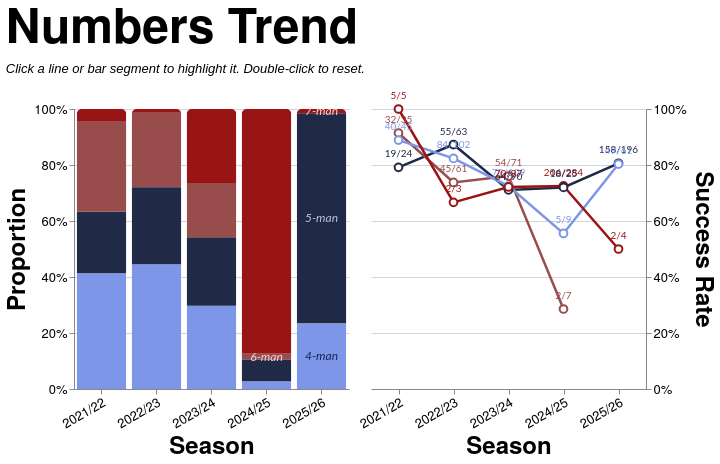

Write the Vega-Lite specification saved for this chart.
### Vega-Lite specification from a JSON file in a GitHub repository (floating-point values rounded to 4 significant figures; data arrays with more than 128 entries replaced by an {"elided": "..."} marker saying what was removed)
{"config": {"axis": {"labelFont": "PT Sans Narrow, Helvetica Neue, Helvetica, Arial, sans-serif", "titleFont": "PT Sans Narrow, Helvetica Neue, Helvetica, Arial, sans-serif", "labelFontSize": 13, "titleFontSize": 24, "gridColor": "#202947", "gridOpacity": 0.2, "zindex": 1}, "text": {"font": "Lato, sans-serif"}, "bar": {"cornerRadiusEnd": 5}, "header": {"labelFont": "PT Sans Narrow, Helvetica Neue, Helvetica, Arial, sans-serif", "titleFont": "PT Sans Narrow, Helvetica Neue, Helvetica, Arial, sans-serif", "labelFontSize": 24, "titleFontSize": 28, "labelFontWeight": "bold", "orient": "left"}, "legend": {"labelFont": "PT Sans Narrow, Helvetica Neue, Helvetica, Arial, sans-serif", "titleFont": "PT Sans Narrow, Helvetica Neue, Helvetica, Arial, sans-serif", "labelFontSize": 14, "titleFontSize": 16, "titlePadding": 5, "fillColor": "white", "strokeColor": "black", "padding": 10, "titleFontWeight": "lighter", "titleFontStyle": "italic", "titleColor": "gray", "offset": 10}, "title": {"font": "PT Sans Narrow, Helvetica Neue, Helvetica, Arial, sans-serif", "fontSize": 48, "fontWeight": "bold", "anchor": "start", "align": "center", "titlePadding": 20, "subtitlePadding": 10, "subtitleFontSize": 13, "subtitleColor": "", "subtitleFontStyle": "italic", "offset": 15, "color": "black"}, "axisX": {"labelAngle": 0}, "facet": {"title": null, "header": null, "align": {"row": "each", "column": "each"}, "spacing": 10}, "resolve": {"scale": {"y": "independent", "facet": "independent"}}, "background": "transparent", "scale": {"offsetBandPaddingOuter": 0.2, "offsetBandPaddingInner": 0.1}, "view": {"stroke": null, "background": "transparent"}}, "hconcat": [{"layer": [{"mark": {"type": "bar", "opacity": 0.85}, "encoding": {"color": {"field": "numbers", "legend": null, "scale": {"domain": ["4", "5", "6", "7"], "range": ["#7d96e8", "#202946", "#994C4C", "#991515"]}, "sort": ["4", "5", "6", "7"], "type": "nominal"}, "opacity": {"condition": {"param": "param_10", "value": 1.0, "empty": true}, "value": 0.2}, "order": {"field": "stack_order", "sort": "ascending", "type": "quantitative"}, "stroke": {"value": "transparent"}, "tooltip": [{"field": "season", "title": "Season", "type": "nominal"}, {"field": "numbers_display", "title": "Numbers", "type": "nominal"}, {"field": "attempts", "format": ",.0f", "title": "Attempts", "type": "quantitative"}, {"field": "won", "format": ",.0f", "title": "Won", "type": "quantitative"}, {"field": "success_rate", "format": ".1%", "title": "Success Rate", "type": "quantitative"}], "x": {"axis": {"labelAngle": -30}, "field": "season", "sort": ["2021/22", "2022/23", "2023/24", "2024/25", "2025/26"], "title": "Season", "type": "nominal"}, "y": {"axis": {"format": "%", "orient": "left"}, "field": "attempts", "stack": "normalize", "title": "Proportion", "type": "quantitative"}}, "name": "view_7", "transform": [{"filter": "(loSquad == 'All' || datum.squad == loSquad) && (loGameType == 'All' || (loGameType == 'League + Cup' && (datum.game_type == 'League' || datum.game_type == 'Cup')) || (loGameType == 'League only' && datum.game_type == 'League') || datum.game_type == loGameType) && (loThrower == 'All' || datum.thrower == loThrower) && (loJumper == 'All' || datum.jumper == loJumper) && (loArea == 'All' || datum.area == loArea)"}, {"aggregate": [{"op": "count", "as": "attempts"}, {"op": "sum", "field": "won", "as": "won"}], "groupby": ["season", "numbers"]}, {"calculate": "datum.won / datum.attempts", "as": "success_rate"}, {"calculate": "datum.won + '/' + datum.attempts", "as": "won_attempts_label"}, {"calculate": "datum.numbers + '-man'", "as": "numbers_display"}, {"calculate": "datum.numbers == '4' ? 0 : datum.numbers == '5' ? 1 : datum.numbers == '6' ? 2 : datum.numbers == '7' ? 3 : 999", "as": "stack_order"}]}, {"mark": {"type": "text", "align": "center", "baseline": "middle", "fontSize": 12, "fontStyle": "italic"}, "encoding": {"color": {"field": "text_label_color", "legend": null, "scale": null, "type": "nominal"}, "opacity": {"condition": {"param": "param_10", "value": 0.9, "empty": true}, "value": 0.3}, "text": {"field": "numbers_display", "type": "nominal"}, "x": {"axis": {"labelAngle": -30}, "field": "season", "sort": ["2021/22", "2022/23", "2023/24", "2024/25", "2025/26"], "title": "Season", "type": "nominal"}, "y": {"field": "mid_y", "scale": {"domain": [0, 1]}, "type": "quantitative"}}, "transform": [{"filter": "(loSquad == 'All' || datum.squad == loSquad) && (loGameType == 'All' || (loGameType == 'League + Cup' && (datum.game_type == 'League' || datum.game_type == 'Cup')) || (loGameType == 'League only' && datum.game_type == 'League') || datum.game_type == loGameType) && (loThrower == 'All' || datum.thrower == loThrower) && (loJumper == 'All' || datum.jumper == loJumper) && (loArea == 'All' || datum.area == loArea)"}, {"aggregate": [{"op": "count", "as": "attempts"}, {"op": "sum", "field": "won", "as": "won"}], "groupby": ["season", "numbers"]}, {"calculate": "datum.won / datum.attempts", "as": "success_rate"}, {"calculate": "datum.won + '/' + datum.attempts", "as": "won_attempts_label"}, {"calculate": "datum.numbers + '-man'", "as": "numbers_display"}, {"calculate": "datum.numbers == '4' ? 0 : datum.numbers == '5' ? 1 : datum.numbers == '6' ? 2 : datum.numbers == '7' ? 3 : 999", "as": "stack_order"}, {"joinaggregate": [{"op": "sum", "field": "attempts", "as": "season_total"}], "groupby": ["season"]}, {"calculate": "datum.attempts / datum.season_total", "as": "proportion"}, {"window": [{"op": "sum", "field": "proportion", "as": "cum_prop"}], "frame": [null, 0], "groupby": ["season"], "sort": [{"field": "stack_order", "order": "ascending"}]}, {"calculate": "datum.cum_prop - datum.proportion / 2", "as": "mid_y"}, {"calculate": "datum.numbers == '4' ? '#0a1a4a' : datum.numbers == '5' ? '#c8d4f5' : datum.numbers == '6' ? '#fce8e8' : datum.numbers == '7' ? '#fce8e8' : 'black'", "as": "text_label_color"}, {"calculate": "toNumber(split(datum.season, '/')[0])", "as": "season_order_num"}, {"window": [{"op": "row_number", "field": "", "as": "season_rank"}], "groupby": ["numbers"], "sort": [{"field": "season_order_num", "order": "descending"}]}, {"filter": "datum.season_rank == 1"}]}], "height": 280, "width": {"step": 55}}, {"layer": [{"mark": {"type": "line", "point": {"fill": "white", "filled": false, "size": 60}, "strokeWidth": 2.5}, "encoding": {"color": {"field": "numbers", "legend": null, "scale": {"domain": ["4", "5", "6", "7"], "range": ["#7d96e8", "#202946", "#994C4C", "#991515"]}, "sort": ["4", "5", "6", "7"], "type": "nominal"}, "detail": {"field": "numbers", "type": "nominal"}, "opacity": {"condition": {"param": "param_10", "value": 1.0, "empty": true}, "value": 0.2}, "tooltip": [{"field": "season", "title": "Season", "type": "nominal"}, {"field": "numbers_display", "title": "Numbers", "type": "nominal"}, {"field": "attempts", "format": ",.0f", "title": "Attempts", "type": "quantitative"}, {"field": "won", "format": ",.0f", "title": "Won", "type": "quantitative"}, {"field": "success_rate", "format": ".1%", "title": "Success Rate", "type": "quantitative"}], "x": {"axis": {"labelAngle": -30}, "field": "season", "sort": ["2021/22", "2022/23", "2023/24", "2024/25", "2025/26"], "title": "Season", "type": "nominal"}, "y": {"axis": {"format": "%", "orient": "right"}, "field": "success_rate", "scale": {"domainMax": 1, "nice": true}, "title": "Success Rate", "type": "quantitative"}}, "name": "view_8", "transform": [{"filter": "(loSquad == 'All' || datum.squad == loSquad) && (loGameType == 'All' || (loGameType == 'League + Cup' && (datum.game_type == 'League' || datum.game_type == 'Cup')) || (loGameType == 'League only' && datum.game_type == 'League') || datum.game_type == loGameType) && (loThrower == 'All' || datum.thrower == loThrower) && (loJumper == 'All' || datum.jumper == loJumper) && (loArea == 'All' || datum.area == loArea)"}, {"aggregate": [{"op": "count", "as": "attempts"}, {"op": "sum", "field": "won", "as": "won"}], "groupby": ["season", "numbers"]}, {"calculate": "datum.won / datum.attempts", "as": "success_rate"}, {"calculate": "datum.won + '/' + datum.attempts", "as": "won_attempts_label"}, {"calculate": "datum.numbers + '-man'", "as": "numbers_display"}]}, {"mark": {"type": "text", "align": "center", "baseline": "bottom", "dy": -8, "fontSize": 10}, "encoding": {"color": {"field": "numbers", "legend": null, "scale": {"domain": ["4", "5", "6", "7"], "range": ["#7d96e8", "#202946", "#994C4C", "#991515"]}, "sort": ["4", "5", "6", "7"], "type": "nominal"}, "detail": {"field": "numbers", "type": "nominal"}, "opacity": {"condition": {"param": "param_10", "value": 1.0, "empty": true}, "value": 0.2}, "text": {"field": "won_attempts_label", "type": "nominal"}, "x": {"axis": {"labelAngle": -30}, "field": "season", "sort": ["2021/22", "2022/23", "2023/24", "2024/25", "2025/26"], "title": "Season", "type": "nominal"}, "y": {"axis": {"format": "%", "orient": "right"}, "field": "success_rate", "scale": {"domainMax": 1, "nice": true}, "title": "Success Rate", "type": "quantitative"}}, "transform": [{"filter": "(loSquad == 'All' || datum.squad == loSquad) && (loGameType == 'All' || (loGameType == 'League + Cup' && (datum.game_type == 'League' || datum.game_type == 'Cup')) || (loGameType == 'League only' && datum.game_type == 'League') || datum.game_type == loGameType) && (loThrower == 'All' || datum.thrower == loThrower) && (loJumper == 'All' || datum.jumper == loJumper) && (loArea == 'All' || datum.area == loArea)"}, {"aggregate": [{"op": "count", "as": "attempts"}, {"op": "sum", "field": "won", "as": "won"}], "groupby": ["season", "numbers"]}, {"calculate": "datum.won / datum.attempts", "as": "success_rate"}, {"calculate": "datum.won + '/' + datum.attempts", "as": "won_attempts_label"}, {"calculate": "datum.numbers + '-man'", "as": "numbers_display"}]}], "height": 280, "width": {"step": 55}}], "data": {"name": "data-6b9778bc6709336b9d08c793896102b2"}, "params": [{"name": "loSquad", "value": "All"}, {"name": "loSeason", "value": "All"}, {"name": "loGameType", "value": "All"}, {"name": "loThrower", "value": "All"}, {"name": "loJumper", "value": "All"}, {"name": "loArea", "value": "All"}, {"name": "loNumbers", "value": "All"}, {"name": "param_10", "select": {"type": "point", "clear": "dblclick", "fields": ["numbers"], "on": "click"}, "views": ["view_7", "view_8"]}], "resolve": {"scale": {"color": "shared"}}, "spacing": 8, "title": {"text": "Numbers Trend", "subtitle": "Click a line or bar segment to highlight it. Double-click to reset."}, "$schema": "https://vega.github.io/schema/vega-lite/v5.20.1.json", "datasets": {"data-6b9778bc6709336b9d08c793896102b2": {"elided": "1291 records"}}}
